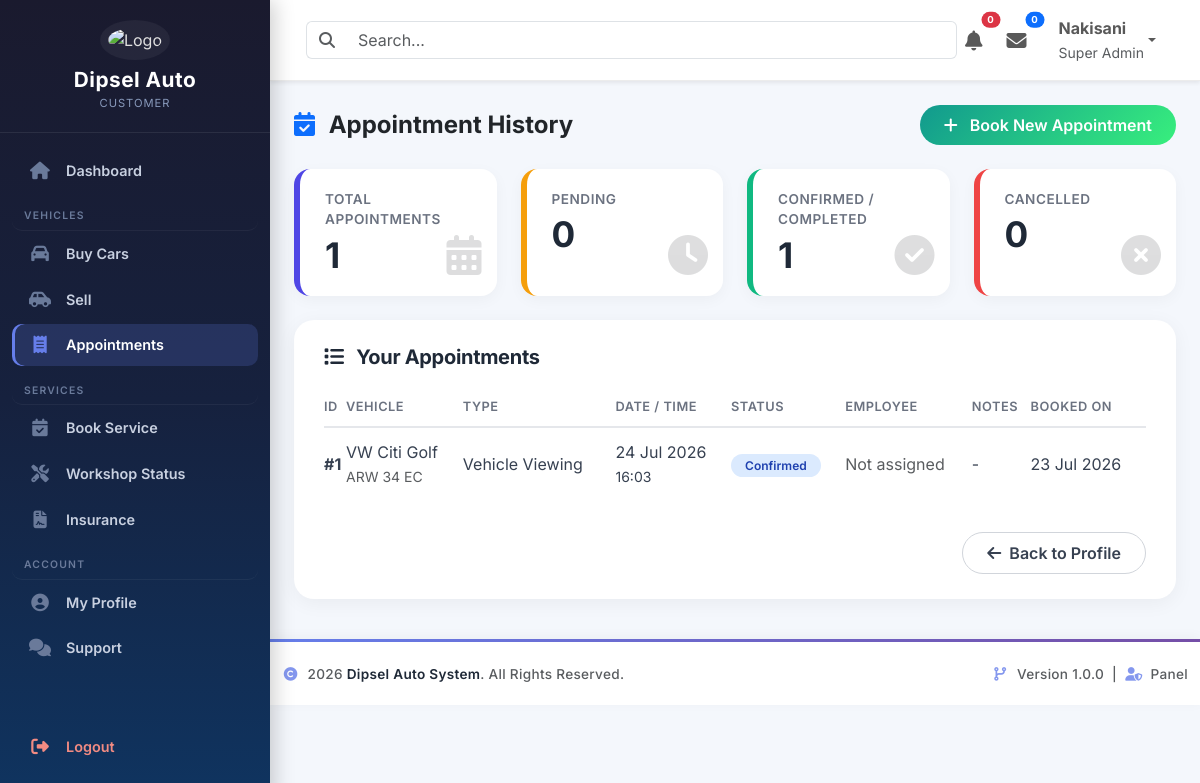
Screenshot of /customerDashboard/purchase_history/history.php (signed in) with the database file from the repository.
### tables this page shows
CREATE TABLE `persons` (
  `person_id` int(11) NOT NULL,
  `uuid` char(36) NOT NULL,
  `first_name` varchar(100) NOT NULL,
  `middle_name` varchar(100) DEFAULT NULL,
  `last_name` varchar(100) NOT NULL,
  `gender` enum('Male','Female','Other') NOT NULL,
  `date_of_birth` date DEFAULT NULL,
  `id_number` varchar(20) DEFAULT NULL,
  `passport_number` varchar(30) DEFAULT NULL,
  `phone` varchar(20) NOT NULL,
  `email` varchar(150) NOT NULL,
  `password` varchar(255) NOT NULL,
  `profile_photo` varchar(255) DEFAULT NULL,
  `country` varchar(100) DEFAULT 'South Africa',
  `province` varchar(100) DEFAULT NULL,
  `city` varchar(100) DEFAULT NULL,
  `address` text DEFAULT NULL,
  `postal_code` varchar(20) DEFAULT NULL,
  `role` enum('Customer','Employee','Admin','SuperAdmin') NOT NULL DEFAULT 'Customer',
  `status` enum('Active','Inactive','Suspended') NOT NULL DEFAULT 'Active',
  `email_verified` tinyint(1) DEFAULT 0,
  `last_login` datetime DEFAULT NULL,
  `created_at` timestamp NULL DEFAULT current_timestamp(),
  `updated_at` timestamp NULL DEFAULT current_timestamp() ON UPDATE current_timestamp(),
  `reset_token` varchar(255) DEFAULT NULL,
  `reset_token_expiry` datetime DEFAULT NULL
);

CREATE TABLE `appointments` (
  `appointment_id` int(11) NOT NULL,
  `customer_id` int(11) NOT NULL,
  `employee_id` int(11) DEFAULT NULL,
  `vehicle_id` int(11) DEFAULT NULL,
  `appointment_type` enum('Vehicle Viewing','Test Drive','Workshop','Sales Consultation','General') NOT NULL,
  `appointment_date` date NOT NULL,
  `appointment_time` time NOT NULL,
  `status` enum('Pending','Confirmed','Completed','Cancelled','No Show') DEFAULT 'Pending',
  `notes` text DEFAULT NULL,
  `created_at` timestamp NOT NULL DEFAULT current_timestamp(),
  `updated_at` timestamp NOT NULL DEFAULT current_timestamp() ON UPDATE current_timestamp()
);

CREATE TABLE `vehicles` (
  `vehicle_id` int(11) NOT NULL,
  `seller_person_id` int(11) NOT NULL,
  `vehicle_source` enum('Dealership','Customer','Trade-In','Consignment') NOT NULL DEFAULT 'Dealership',
  `current_owner_person_id` int(11) DEFAULT NULL,
  `current_location` enum('Showroom','Workshop','Storage','Delivered','Customer') NOT NULL DEFAULT 'Showroom',
  `advertised` enum('Yes','No') NOT NULL DEFAULT 'Yes',
  `available_for_sale` enum('Yes','No') NOT NULL DEFAULT 'Yes',
  `purchase_date` date DEFAULT NULL,
  `purchase_price` decimal(12,2) DEFAULT NULL,
  `acquisition_type` enum('Purchased','Trade-In','Consignment','Customer Vehicle') DEFAULT 'Purchased',
  `stock_number` varchar(30) NOT NULL,
  `vin` varchar(50) NOT NULL,
  `registration_number` varchar(30) DEFAULT NULL,
  `make` varchar(100) NOT NULL,
  `model` varchar(100) NOT NULL,
  `variant` varchar(100) DEFAULT NULL,
  `manufacture_year` year(4) NOT NULL,
  `price` decimal(12,2) NOT NULL,
  `mileage` int(11) DEFAULT 0,
  `colour` varchar(50) DEFAULT NULL,
  `body_type` enum('Sedan','Hatchback','SUV','Coupe','Convertible','Wagon','Single Cab','Double Cab','Van','Truck','Bus','Other') NOT NULL,
  `fuel_type` enum('Petrol','Diesel','Hybrid','Electric','Plug-in Hybrid','Other') NOT NULL,
  `transmission` enum('Manual','Automatic','CVT','Semi-Automatic') NOT NULL,
  `drivetrain` enum('FWD','RWD','AWD','4WD') DEFAULT 'FWD',
  `engine_size` varchar(20) DEFAULT NULL,
  `engine_number` varchar(50) DEFAULT NULL,
  `doors` tinyint(4) DEFAULT 4,
  `seats` tinyint(4) DEFAULT 5,
  `condition_type` enum('New','Used','Demo') NOT NULL,
  `service_history` enum('Full','Partial','None') DEFAULT 'None',
  `accident_history` enum('No','Yes') DEFAULT 'No',
  `damage_status` enum('None','Minor','Moderate','Major','Write-Off') DEFAULT 'None',
  `damage_description` text DEFAULT NULL,
  `roadworthy` enum('Yes','No') DEFAULT 'Yes',
  `warranty` enum('Yes','No') DEFAULT 'No',
  `description` text DEFAULT NULL,
  `views` int(11) DEFAULT 0,
  `featured` enum('Yes','No') DEFAULT 'No',
  `status` enum('Available','Reserved','Sold','Hidden') DEFAULT 'Available',
  `created_at` timestamp NOT NULL DEFAULT current_timestamp(),
  `updated_at` timestamp NOT NULL DEFAULT current_timestamp() ON UPDATE current_timestamp()
);

### includes/auth.php (called while the page is built, shortened)
<?php
require_once __DIR__ . '/../config/database.php';
$sql = "
SELECT
    p.*,
    a.admin_id,
    a.admin_level,
    a.admin_number
FROM persons p
LEFT JOIN admins a
    ON p.person_id = a.person_id
WHERE p.person_id = ?
LIMIT 1
";
$stmt = $pdo->prepare($sql);
$stmt->execute([$_SESSION['person_id']]);
$currentUser = $stmt->fetch(PDO::FETCH_ASSOC);

### customerDashboard/purchase_history/history.php (the view, shortened to what this page needs)
<?php
require_once '../../includes/auth.php';
require_once '../../config/database.php';
$personId = (int)$currentUser['person_id'];
$stmt = $pdo->prepare("SELECT customer_id FROM customers WHERE person_id = ?");
$stmt->execute([$personId]);
$customer = $stmt->fetch(PDO::FETCH_ASSOC);
$customerId = (int)$customer['customer_id'];
$stmt = $pdo->prepare("
    SELECT
        a.appointment_id,
        a.appointment_type,
        a.appointment_date,
        a.appointment_time,
        a.status,
        a.notes,
        a.created_at,
        a.updated_at,
        v.make,
        v.model,
        v.manufacture_year,
        v.registration_number,
        v.colour,
        v.body_type,
        e.employee_id,
        p.first_name AS employee_first,
        p.last_name AS employee_last
    FROM appointments a
    JOIN vehicles v ON a.vehicle_id = v.vehicle_id
    LEFT JOIN employees e ON a.employee_id = e.employee_id
    LEFT JOIN persons p ON e.person_id = p.person_id
    WHERE a.customer_id = ?
    ORDER BY a.appointment_date DESC, a.appointment_time DESC
");
$stmt->execute([$customerId]);
$appointments = $stmt->fetchAll(PDO::FETCH_ASSOC);
$totalAppointments = count($appointments);
$pendingCount = array_filter($appointments, fn($a) => $a['status'] === 'Pending');
$pendingCount = count($pendingCount);
$confirmedCount = array_filter($appointments, fn($a) => $a['status'] === 'Confirmed');
$confirmedCount = count($confirmedCount);
$completedCount = array_filter($appointments, fn($a) => $a['status'] === 'Completed');
$completedCount = count($completedCount);
$cancelledCount = array_filter($appointments, fn($a) => $a['status'] === 'Cancelled');
$cancelledCount = count($cancelledCount);
?>
<!DOCTYPE html>
<html lang="en">
<head>
    <link href="https://cdn.jsdelivr.net/npm/bootstrap@5.3.3/dist/css/bootstrap.min.css" rel="stylesheet">
    <link rel="stylesheet" href="https://cdnjs.cloudflare.com/ajax/libs/font-awesome/6.7.2/css/all.min.css">
</head>
<body>
<?php include '../../includes/sidebar.php'; ?>
<div class="dashboard-wrapper">
    <?php include '../../includes/navbar.php'; ?>
    <div class="container-fluid mt-4 px-4">
        <div class="d-flex align-items-center justify-content-between mb-4 page-header">
            <h4 class="fw-bold text-dark mb-0">
                <i class="fas fa-calendar-check me-2 text-primary"></i> Appointment History
            </h4>
            <a href="../vehicles_sales/index.php" class="btn btn-primary-custom">
                <i class="fas fa-plus me-2"></i> Book New Appointment
            </a>
        </div>
        <div class="row g-4 mb-4">
            <div class="col-md-3">
                <div class="stat-card total-appointments">
                    <div class="stat-label">Total Appointments</div>
                    <div class="stat-number"><?= $totalAppointments ?></div>
                    <div class="stat-icon"><i class="fas fa-calendar-alt"></i></div>
                </div>
            </div>
            <div class="col-md-3">
                <div class="stat-card pending">
                    <div class="stat-label">Pending</div>
                    <div class="stat-number"><?= $pendingCount ?></div>
                    <div class="stat-icon"><i class="fas fa-clock"></i></div>
                </div>
            </div>
            <div class="col-md-3">
                <div class="stat-card completed">
                    <div class="stat-label">Confirmed / Completed</div>
                    <div class="stat-number"><?= $confirmedCount + $completedCount ?></div>
                    <div class="stat-icon"><i class="fas fa-check-circle"></i></div>
                </div>
            </div>
            <div class="col-md-3">
                <div class="stat-card cancelled">
                    <div class="stat-label">Cancelled</div>
                    <div class="stat-number"><?= $cancelledCount ?></div>
                    <div class="stat-icon"><i class="fas fa-times-circle"></i></div>
                </div>
            </div>
        </div>
        <div class="content-card">
            <h5 class="card-title mb-3">
                <i class="fas fa-list me-2"></i> Your Appointments
            </h5>
            <?php if (empty($appointments)): ?>
                <div class="empty-state">
                    <i class="fas fa-calendar-plus"></i>
                    <p>You have not booked any appointments yet.</p>
                    <a href="../vehicles_sales/index.php" class="btn btn-primary-custom mt-3">
                        <i class="fas fa-car me-2"></i> Browse Vehicles
                    </a>
                </div>
            <?php else: ?>
                <div class="table-responsive">
                    <table class="table table-dashboard">
                        <thead>
                            <tr>
                                <th>ID</th>
                                <th>Vehicle</th>
                                <th>Type</th>
                                <th>Date / Time</th>
                                <th>Status</th>
                                <th>Employee</th>
                                <th>Notes</th>
                                <th>Booked On</th>
                            </tr>
                        </thead>
                        <tbody>
                            <?php foreach ($appointments as $appt): ?>
                                <?php
                                $statusClass = match($appt['status']) {
                                    'Pending'   => 'badge-pending',
                                    'Confirmed' => 'badge-confirmed',
                                    'Completed' => 'badge-completed',
                                    'Cancelled' => 'badge-cancelled',
                                    default     => 'badge-secondary'
                                };
                                ?>
                                <tr>
                                    <td><strong>#<?= htmlspecialchars($appt['appointment_id']) ?></strong></td>
                                    <td>
                                        <?= htmlspecialchars($appt['make'] . ' ' . $appt['model']) ?>
                                        <br><small class="text-muted"><?= htmlspecialchars($appt['registration_number'] ?? 'N/A') ?></small>
                                    </td>
                                    <td><?= htmlspecialchars($appt['appointment_type']) ?></td>
                                    <td>
                                        <?= date('d M Y', strtotime($appt['appointment_date'])) ?>
                                        <br><small><?= date('H:i', strtotime($appt['appointment_time'])) ?></small>
                                    </td>
                                    <td><span class="badge-status <?= $statusClass ?>"><?= htmlspecialchars($appt['status']) ?></span></td>
                                    <td>
                                        <?php if ($appt['employee_first']): ?>
                                            <?= htmlspecialchars($appt['employee_first'] . ' ' . $appt['employee_last']) ?>
                                        <?php else: ?>
                                            <span class="text-muted">Not assigned</span>
                                        <?php endif; ?>
                                    </td>
                                    <td>
                                        <?php if (!empty($appt['notes'])): ?>
                                            <button class="btn btn-sm btn-outline-secondary" data-bs-toggle="tooltip" title="<?= htmlspecialchars($appt['notes']) ?>">
                                                <i class="fas fa-comment"></i>
                                            </button>
                                        <?php else: ?>
                                            -
                                        <?php endif; ?>
                                    </td>
                                    <td><?= date('d M Y', strtotime($appt['created_at'])) ?></td>
                                </tr>
                            <?php endforeach; ?>
                        </tbody>
                    </table>
                </div>
                <div class="mt-3 text-end">
                    <a href="../profile/index.php" class="btn btn-outline-secondary-custom">
                        <i class="fas fa-arrow-left me-1"></i> Back to Profile
                    </a>
                </div>
            <?php endif; ?>
        </div>
    </div>
    <?php include '../../includes/footer.php'; ?>
</body>
</html>

### includes/navbar.php (shortened to what this page needs)
<nav class="navbar navbar-expand-lg bg-white shadow-sm sticky-top px-4 py-2">
    <div class="container-fluid">
        <form class="d-flex flex-grow-1">
            <div class="input-group">
                <span class="input-group-text bg-white border-end-0">
                    <i class="fas fa-search text-muted"></i>
                </span>
                <input
                    type="search"
                    class="form-control border-start-0"
                    placeholder="Search..."
                >
            </div>
        </form>
        <ul class="navbar-nav ms-auto align-items-center">
            <li class="nav-item dropdown me-2">
                <a class="nav-link position-relative" href="#" data-bs-toggle="dropdown">
                    <i class="fas fa-bell fa-lg"></i>
                    <span class="badge rounded-pill bg-danger position-absolute top-0 start-100 translate-middle">
                        0
                    </span>
                </a>
            </li>
            <li class="nav-item dropdown me-3">
                <a class="nav-link position-relative" href="#" data-bs-toggle="dropdown">
                    <i class="fas fa-envelope fa-lg"></i>
                    <span class="badge rounded-pill bg-primary position-absolute top-0 start-100 translate-middle">
                        0
                    </span>
                </a>
            </li>
            <li class="nav-item dropdown">
                <a class="nav-link dropdown-toggle d-flex align-items-center"
                   href="#"
                   data-bs-toggle="dropdown">
                    <div class="d-none d-sm-block">
                        <strong>
                            <?= htmlspecialchars($currentUser['first_name']) ?>
                        </strong>
                        <br>
                        <small class="text-muted">
                            <?= htmlspecialchars($currentUser['admin_level'] ?? 'Super Admin') ?>
                        </small>
                    </div>
                </a>
            </li>
        </ul>
    </div>
</nav>

### rows the page displays
persons: first_name "Nakisani"
appointments: status "0", $confirmedCount + $completedCount "1", appointment_id "1", vehicle.model "VW Citi Golf", vehicle.registration_number "ARW 34 EC", appointment_type "Vehicle Viewing", appointment_date "24 Jul 2026", appointment_time "16:03", status "Confirmed", created_at "23 Jul 2026"

### other values shown
$userRole "CUSTOMER"
$item['label'] "Dashboard"
$section['title'] "VEHICLES"
$item['label'] "Buy Cars"
$item['label'] "Sell"
$item['label'] "Appointments"
$section['title'] "SERVICES"
$item['label'] "Book Service"
$item['label'] "Workshop Status"
$item['label'] "Insurance"
$section['title'] "ACCOUNT"
$item['label'] "My Profile"
$item['label'] "Support"
$item['label'] "Logout"
$currentUser['admin_level'] "Super Admin"
